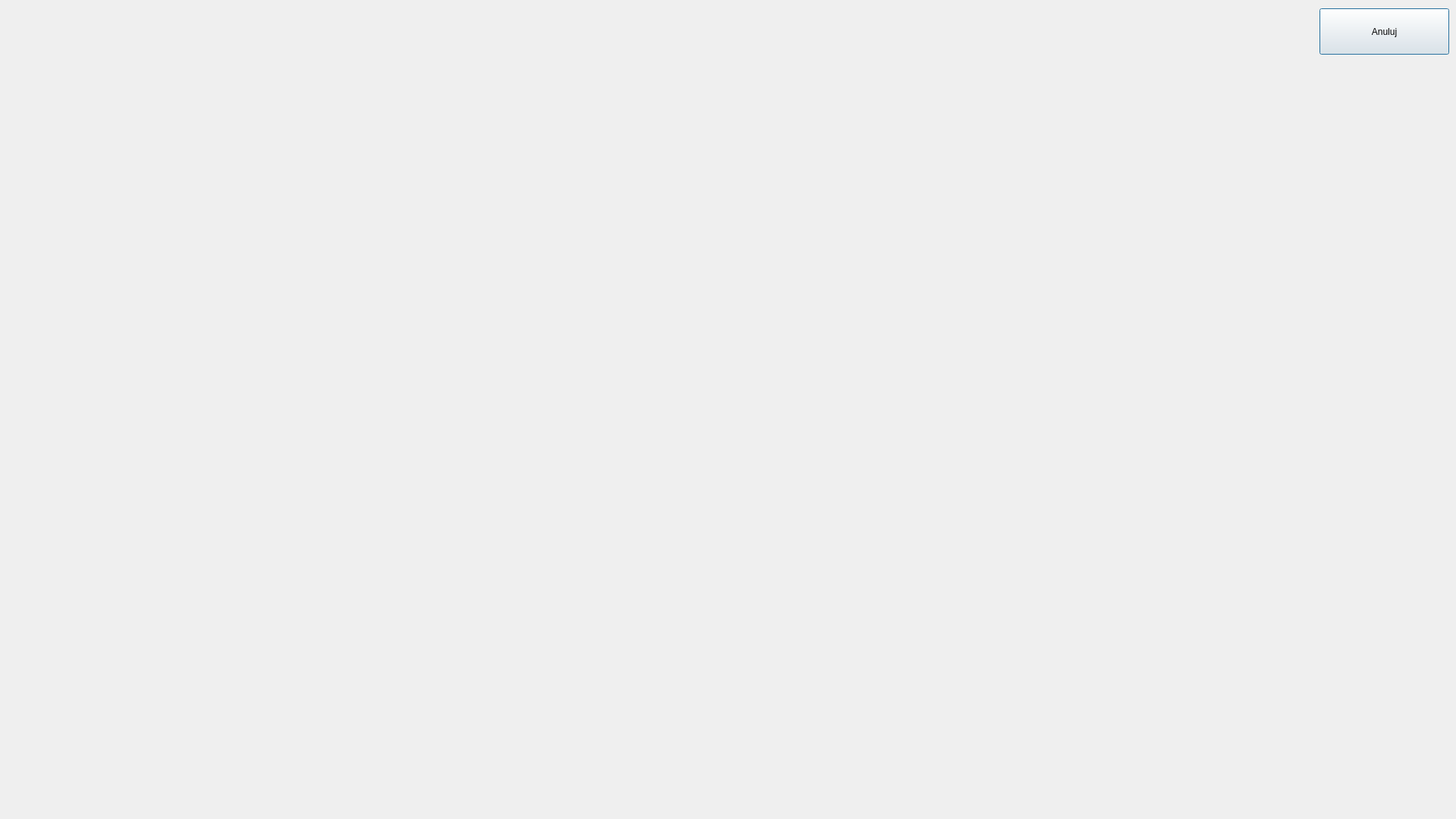
<?xml version="1.0" encoding="UTF-8"?>
<ui version="4.0">
 <class>AdminPanel</class>
 <widget class="QDialog" name="AdminPanel">
  <property name="geometry">
   <rect>
    <x>0</x>
    <y>0</y>
    <width>1920</width>
    <height>1080</height>
   </rect>
  </property>
  <property name="sizePolicy">
   <sizepolicy hsizetype="Maximum" vsizetype="Maximum">
    <horstretch>0</horstretch>
    <verstretch>0</verstretch>
   </sizepolicy>
  </property>
  <property name="windowTitle">
   <string>Dialog</string>
  </property>
  <property name="sizeGripEnabled">
   <bool>false</bool>
  </property>
  <widget class="QPushButton" name="pushButton">
   <property name="geometry">
    <rect>
     <x>1740</x>
     <y>11</y>
     <width>171</width>
     <height>61</height>
    </rect>
   </property>
   <property name="text">
    <string>Anuluj</string>
   </property>
  </widget>
 </widget>
 <resources/>
 <connections/>
</ui>
